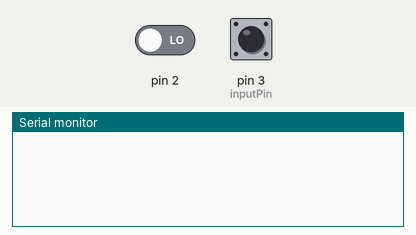
Simulated run of this sketch. Board: Arduino Uno, built with avr-gcc and run on an emulated ATmega328P. On the bench: the last lines printed to the serial monitor. The inputs (shaded band) are chosen by the test bench; at power-on: pin 3 (inputPin) LOW, pin 2 LOW.

Above: at 1.2 s.
1.3 s: pin 3 (inputPin) pulsed HIGH 2 times (0.12 s each, 0.3 s apart)
At 3.4 s:
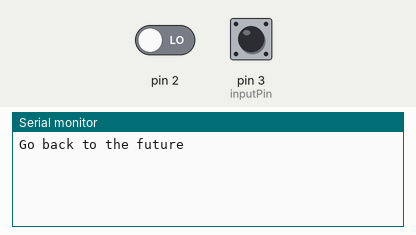
3.8 s: pin 3 (inputPin) pulsed HIGH 5 times (0.12 s each, 0.3 s apart)
At 7.4 s:
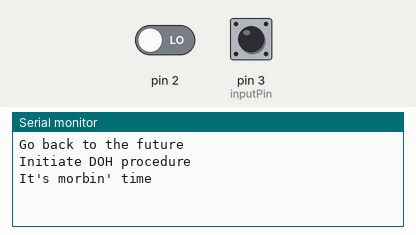

The sketch:

rpiReceiver.ino
```cpp
// set the length of a single cycle of the input signal
const unsigned int cycle = 1000/6;

// set the input pin number
const unsigned int inputPin = 3;

// decoding from decimal integer to command
char codes[16][100] = {"It's morbin' time", "Beam me up, Scotty", "Power up the borg cube", "Red alert", "Exterminate!", "Reverse the polarity of the neutron flow", "The name's Bond, James Bond", "Use the force Luke", "Go back to the future", "Shut up and take my money", "Initiate DOH procedure", "Summon the tardis", "Sudo make me a sandwich", "initiate a neural network", "Startup the quantum internet routers proposed by Bernard Couchman", "Wake up Big Chungus"};

// declare variable to detect when code starts
volatile int activated = 0;

void setup() {
  // set up serial communication
  Serial.begin(9600);

  // attach interrupt to input pin
  attachInterrupt(digitalPinToInterrupt(inputPin), interruptHandler, FALLING);
}

void loop() {
  if (activated) {
    getInput();
    activated = 0;
  }


  // unsigned long timer;

  // // check if input pin is LOW (i.e. signal received)
  // if (!digitalRead(inputPin)) {
  //   // read input signal and store as decimal value
  //   getInput();

  //   // wait for the remainder of the cycle to complete
  //   timer = millis();
  //   while(millis()-timer < cycle);

  //   // wait for input signal to return to HIGH before moving on
  //   while (!digitalRead(inputPin));
  // }
}

void interruptHandler() {
  activated = 1;
}

// function to read binary input signal and convert to decimal value
int getInput() {
  unsigned long timer = millis();
  int output = 0;

  // print "working" message to serial monitor
  //Serial.println("working");

  // wait for half a cycle (83 milliseconds)
  while (millis()-timer < cycle/2) {
    // check for input signal errors
    if (digitalRead(2)) return -1;
  }

  // wait for the remainder of the cycle to complete
  timer = millis();
  while(millis()-timer < cycle);

  // read binary input signal and convert to decimal value
  for (int i = 0; i < 4; i++) {
    // use bit shifting to calculate decimal value of binary input
    output += digitalRead(inputPin) << (3 - i);

    // print values for debugging purposes
    // Serial.println(String(digitalRead(inputPin)) + " * " + String(pow(2,3-i)) + " = " + String(digitalRead(inputPin)*pow(2,3-i)) + " = " + String(output));

    // wait for remainder of cycle to complete before moving on to next bit
    timer = millis();
    while(millis()-timer < cycle);
  }

  // check for input signal errors
  if (digitalRead(inputPin)) return -1;

  // print decimal value of input signal to serial monitor
  Serial.println(codes[output]);

  // print "==============" separator to serial monitor for debugging purposes
  //Serial.println("================");

  // return decimal value of input signal
  return output;
}
```

Measured:
- after the input at 1.3 s, the serial monitor: prints a new line after 1.0 s (image 1)
- after the input at 3.8 s, the serial monitor: prints a new line after 1.0 s (image 2)
